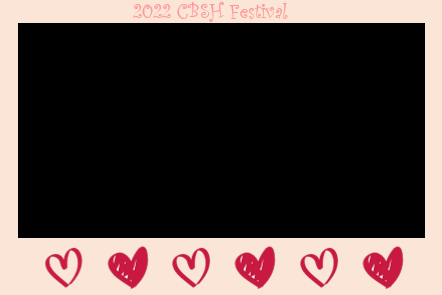
#> input picture frame/8.png, 442 x 295 px; the run also reads 1 picture not shown here
$ python merge.py
#> lines starting #> are read from the running program, lines starting #| are printed output that depends on the picture
import cv2
import numpy as np

# # 첫 번째 이미지 읽기
# img1 = cv2.imread("C:\digiCamControl\Session1\DSC_0020.jpg")  # 이미지 경로에 맞게 수정

# # 두 번째 이미지 읽기
# img2 = cv2.imread("C:\digiCamControl\Session1\DSC_0021.jpg")  # 이미지 경로에 맞게 수정

img1 = cv2.imread('./frame/8.png', cv2.IMREAD_UNCHANGED)
#> img1 is the input picture: shape (295, 442, 4); mean B, G, R, A 65.1, 68.2, 80.8, 82.6
img2 = cv2.imread('./frame/9.png', cv2.IMREAD_UNCHANGED)

#############################################################################

# # 이미지 크기 조정 (같은 크기로 조정)
# width = max(img1.shape[1], img2.shape[1])
# height = max(img1.shape[0], img2.shape[0])

# resized_img1 = cv2.resize(img1, (width, height))
# resized_img2 = cv2.resize(img2, (width, height))

# # 하얀 배경 생성
# white_background = np.zeros((height, width, 3), dtype=np.uint8)
# white_background.fill(255)  # 하얀색 배경으로 채우기

# # 첫 번째 이미지와 두 번째 이미지를 하얀 배경 위에 합치기
# combined_image = cv2.addWeighted(white_background, 1, resized_img1, 1, 0)
# combined_image = cv2.addWeighted(combined_image, 1, resized_img2, 1, 0)

#############################################################################

# # 이미지 크기 맞추기
# width = max(img1.shape[1], img2.shape[1])
# height = max(img1.shape[0], img2.shape[0])

# resized_img1 = cv2.resize(img1, (width, height))
# resized_img2 = cv2.resize(img2, (width, height))

# # 두 이미지 합치기
# combined_image = cv2.add(resized_img1, resized_img2)

#############################################################################

# 이미지 크기 맞추기 (가로 크기 동일하게)
width = max(img1.shape[1], img2.shape[1])
#> width = 444
resized_img1 = cv2.resize(img1, (width, img1.shape[0]))
resized_img2 = cv2.resize(img2, (width, img2.shape[0]))

# 두 이미지 위아래로 합치기
combined_image = cv2.vconcat([resized_img1, resized_img2])
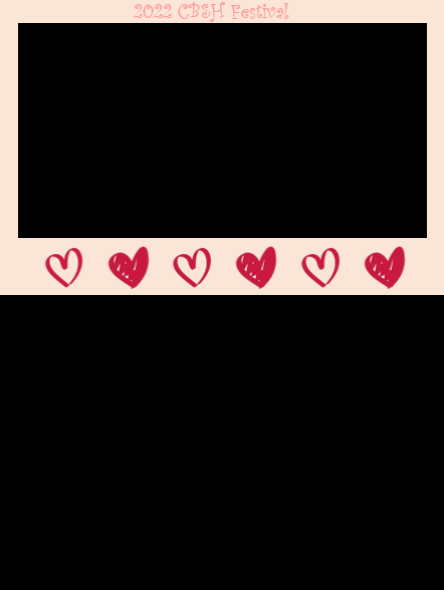
#> combined_image: shape (590, 444, 4); mean B, G, R, A 32.6, 34.1, 40.4, 80.6

#############################################################################

# 합쳐진 이미지 저장
cv2.imwrite(f'./test_img/test_5.png', combined_image)
